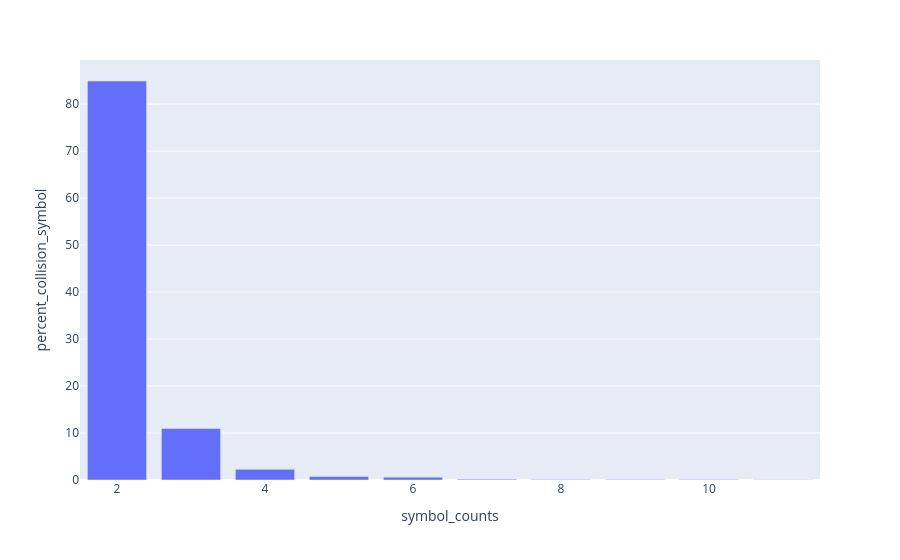

This figure's notebook cell:
### Code cell
create_ambiguous_symbol_histogram(ensg_ambiguous_symbol_counts, "ENSG", ensg_ambiguous_symbol_set_count)

### Figure 1 — Plotly figure (JSON) as saved in the notebook; plotly's stock layout.template omitted (floating-point values rounded to 4 significant figures)
{"data": [{"hovertemplate": "symbol_counts=%{x}<br>percent_collision_symbol=%{y}<extra></extra>", "legendgroup": "", "marker": {"color": "#636efa", "pattern": {"shape": ""}}, "name": "", "orientation": "v", "showlegend": false, "textposition": "auto", "type": "bar", "x": [2, 3, 4, 5, 6, 7, 8, 9, 10, 11], "xaxis": "x", "y": [84.93, 10.96, 2.265, 0.7397, 0.601, 0.1849, 0.09246, 0.09246, 0.09246, 0.04623], "yaxis": "y"}], "layout": {"barmode": "relative", "legend": {"tracegroupgap": 0}, "margin": {"t": 60}, "xaxis": {"anchor": "y", "domain": [0, 1], "title": {"text": "symbol_counts"}}, "yaxis": {"anchor": "x", "domain": [0, 1], "title": {"text": "percent_collision_symbol"}}}}
